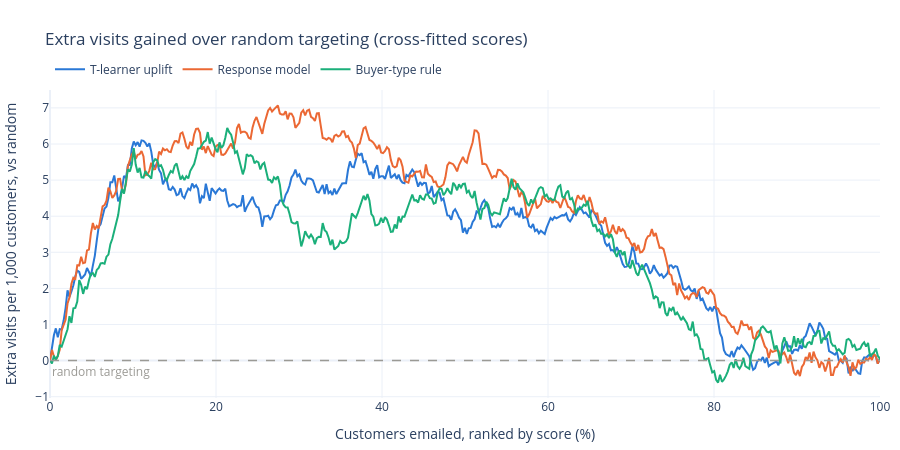

This figure's notebook cell:
### Markdown cell above
### Gain over random targeting

To better visualize the difference of the Qini curves compared to the random targeting, the plots show each curve **minus** the random line instead.

- **x-axis:** the share of customers emailed, taken from the top of each ranking (%).
- **y-axis:** extra visits per 1,000 customers *beyond* what emailing the same number of random customers would give.
- **Dashed line at 0:** random targeting. Above it, the ranking beats random at that share emailed.
- **Lines:** the T-learner uplift ranking, the response model (rank by predicted visit probability if emailed) and the buyer-type rule ("Both" buyers first, then random). Hover to see the total extra visits at each share emailed.

### Code cell
COLORS = {"T-learner uplift": "#2a78d6", "Response model": "#eb6834", "Buyer-type rule": "#1baf7a"}

fig = go.Figure()
for name, col in SCORES.items():
    frac, curve = uplift_curve(df["visit"], df["t"], df[col])
    gain = curve - frac * curve[-1]                       # extra visits beyond random targeting
    idx = np.r_[0:len(frac):100, len(frac) - 1]           # every 100th point is enough to draw
    fig.add_trace(go.Scatter(
        x=frac[idx] * 100, y=gain[idx], name=name, mode="lines",
        line=dict(color=COLORS[name], width=2), customdata=curve[idx],
        hovertemplate=("Top %{x:.0f}% emailed: +%{customdata:.0f} visits per 1,000"
                       "<br>%{y:+.1f} vs random<extra>" + name + "</extra>"),
    ))
fig.add_hline(y=0, line=dict(color=GREY, width=1.5, dash="dash"),
              annotation_text="random targeting", annotation_position="bottom left",
              annotation_font_color=GREY)
fig.update_layout(
    title="Extra visits gained over random targeting (cross-fitted scores)",
    template="plotly_white", height=450,
    xaxis_title="Customers emailed, ranked by score (%)",
    yaxis_title="Extra visits per 1,000 customers, vs random",
    legend=dict(orientation="h", yanchor="bottom", y=1.02, xanchor="left", x=0),
    margin=dict(l=10, r=10, t=90, b=10),
)
fig.show()

### Figure 1 — Plotly figure (JSON) as saved in the notebook; plotly's stock layout.template omitted (floating-point values rounded to 4 significant figures; data arrays with more than 128 entries replaced by an {"elided": "..."} marker saying what was removed)
{"data": [{"customdata": {"elided": "428 float values"}, "hovertemplate": "Top %{x:.0f}% emailed: +%{customdata:.0f} visits per 1,000<br>%{y:+.1f} vs random<extra>T-learner uplift</extra>", "line": {"color": "#2a78d6", "width": 2}, "mode": "lines", "name": "T-learner uplift", "type": "scatter", "x": {"elided": "428 float values"}, "y": {"elided": "428 float values"}}, {"customdata": {"elided": "428 float values"}, "hovertemplate": "Top %{x:.0f}% emailed: +%{customdata:.0f} visits per 1,000<br>%{y:+.1f} vs random<extra>Response model</extra>", "line": {"color": "#eb6834", "width": 2}, "mode": "lines", "name": "Response model", "type": "scatter", "x": {"elided": "428 float values"}, "y": {"elided": "428 float values"}}, {"customdata": {"elided": "428 float values"}, "hovertemplate": "Top %{x:.0f}% emailed: +%{customdata:.0f} visits per 1,000<br>%{y:+.1f} vs random<extra>Buyer-type rule</extra>", "line": {"color": "#1baf7a", "width": 2}, "mode": "lines", "name": "Buyer-type rule", "type": "scatter", "x": {"elided": "428 float values"}, "y": {"elided": "428 float values"}}], "layout": {"annotations": [{"font": {"color": "#9b9a95"}, "showarrow": false, "text": "random targeting", "x": 0, "xanchor": "left", "xref": "x domain", "y": 0, "yanchor": "top", "yref": "y"}], "height": 450, "legend": {"orientation": "h", "x": 0, "xanchor": "left", "y": 1.02, "yanchor": "bottom"}, "margin": {"b": 10, "l": 10, "r": 10, "t": 90}, "shapes": [{"line": {"color": "#9b9a95", "dash": "dash", "width": 1.5}, "type": "line", "x0": 0, "x1": 1, "xref": "x domain", "y0": 0, "y1": 0, "yref": "y"}], "title": {"text": "Extra visits gained over random targeting (cross-fitted scores)"}, "xaxis": {"title": {"text": "Customers emailed, ranked by score (%)"}}, "yaxis": {"title": {"text": "Extra visits per 1,000 customers, vs random"}}}}
